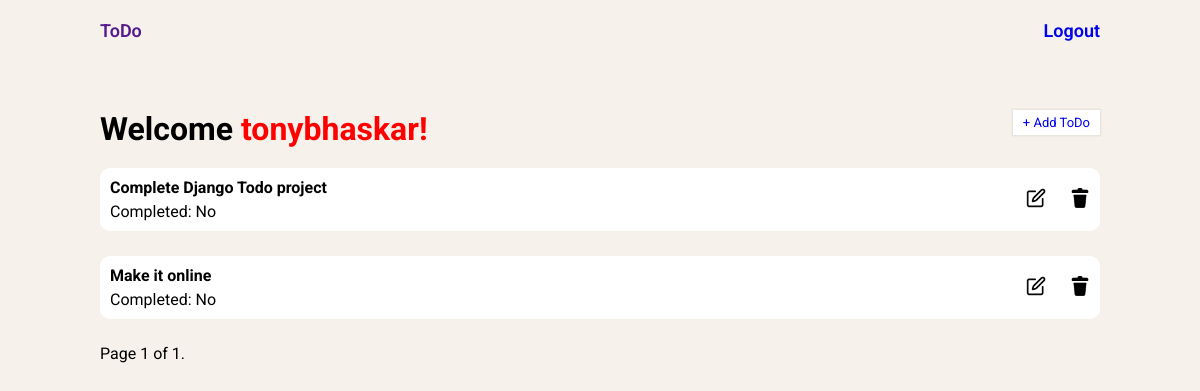
Before: / (signed in) with the older database file.
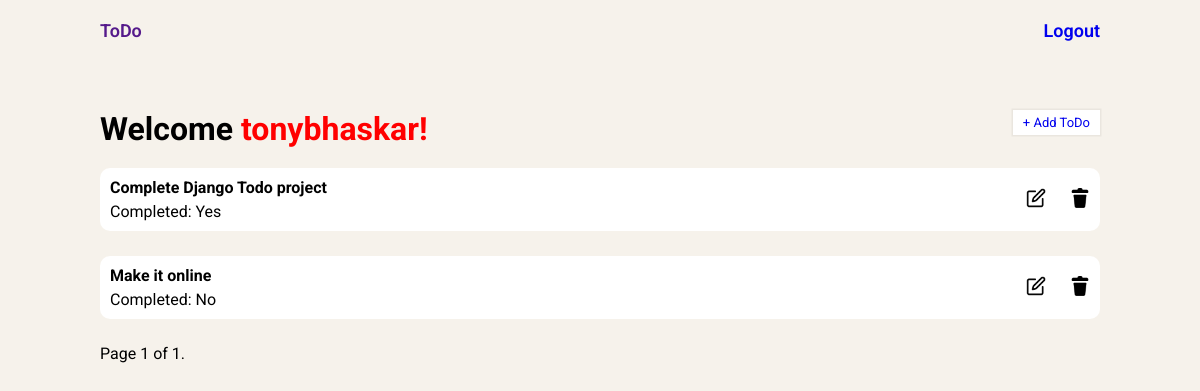
After: the same page with the newer database file.
### tasks_a/models.py (models this page shows, shortened)
class Todo(models.Model):
    title = models.CharField(max_length=100)
    created_at = models.DateTimeField(auto_now_add=True)
    completed = models.BooleanField(default=False)

### tasks_a/views.py (the view)
# urls.py: path('', view=views.home, name='home'),
@login_required(login_url='login')
def home(request):
    todos = Todo.objects.all()
    paginator = Paginator(todos, 5)
    page = request.GET.get('page')
    try:
        objects = paginator.page(page)
    except PageNotAnInteger:
        objects = paginator.page(1)
    except EmptyPage:
        objects = paginator.page(paginator.num_pages)
    context = {
        'todos': objects,
    }
    return render(request, 'tasks_a/test.html', context=context)

### tasks_a/templates/tasks_a/test.html (shortened to what this page needs)
{% extends 'tasks_a/base.html' %}
{% load static %}
{% block content %}
<div class="add-todo" style="display: flex; width: 100%;justify-content: space-between;">
    <h1>Welcome <span id="username">{{user.username}}!</span></h1>
    <a href="{% url 'task-create' %}"
        style="height: 25px; border: none; box-shadow: rgba(0, 0, 0, 0.05) 0px 0px 0px 1.5px; background-color: white; padding: 10px; display: flex; align-items: center; cursor: pointer; font-size: small; text-decoration: none;">+
        Add ToDo</a>
</div>
{% for todo in todos %}
<ul style="margin-top: 20px;">
    <li
        style="width: 100%; background-color: white; margin-bottom: 25px; list-style: none; display: flex; align-items: center; justify-content: space-between; flex-direction: row; border-radius: 10px; padding: 10px;">
        <div>
            <p style="margin-bottom: 5px;"><strong>{{todo.title}}</strong></p>
            <p>Completed:
                {{todo.completed|yesno:"Yes,No"}}</p>
        </div>
        <div>
            <a href="{% url 'task-update' todo.pk %}"><img src="{% static 'images/edit_icon.png' %}" alt=""
                    height="20px" style="margin-right: 20px;"></a>
            <a href="{% url 'task-delete' todo.pk %}"><img src="{% static 'images/delete_icon.png' %}" alt=""
                    height="20px"></a>
        </div>
    </li>
</ul>
{% empty %}
<p>No todos found add now</p>
<img src="{% static 'images/empty-todo.png' %}" alt="empty-todo">
{% endfor %}
<div class="pagination">
    <span class="step-links">
        <span class="current">
            Page {{ todos.number }} of {{ todos.paginator.num_pages }}.
        </span>
    </span>
</div>
{% endblock %}

Changed rows visible on the page:
changed Todo "Complete Django Todo project": completed "No" → "Yes"
